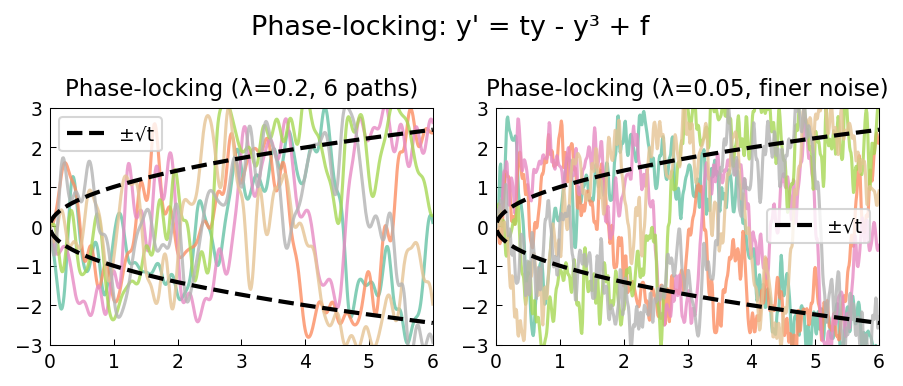

Python code for this plot:
"""Phase-locking in a Duffing-type equation.

Solves the bistable ODE y' = t*y - y^3 + f where f is a random function,
demonstrating phase-locking to one of two stable branches.

Following ode-random/PhaseLocking.m by Burrage & Trefethen (May 2017).

Original MATLAB: https://www.chebfun.org/examples/ode-random/PhaseLocking.html
"""

import matplotlib

matplotlib.use("Agg")
import os
import sys

import matplotlib.pyplot as plt
import numpy as np
from scipy.integrate import solve_ivp

sys.path.insert(0, os.path.join(os.path.dirname(__file__), '..', '..', 'src'))

import chebfunjax as cj
from chebfunjax.plotting import chebfun_style

chebfun_style()

def run():
    print("=" * 60)
    print("Phase-locking in a Duffing-type equation")
    print("=" * 60)

    print("\nODE: y' = t*y - y^3 + f")
    print("Fixed points of det. part: y=0, y=±sqrt(t)")
    print("For large t, noise is small compared to the gap → phase locking")

    domain = [0.0, 6.0]
    t_eval = np.linspace(0, 6, 600)
    t_coarse = np.linspace(0, 6, 1200)

    def solve_phase(lam, n_paths=6, seed_base=0):
        """Solve bistable ODE with random forcing."""
        paths = []
        for k in range(n_paths):
            f_fn = cj.randnfun(lam, domain=domain, seed=seed_base + k, big=True)
            f_coarse = f_fn(t_coarse)

            def rhs(t, y, fc=f_coarse):
                f_t = np.interp(t, t_coarse, fc)
                return [t * y[0] - y[0]**3 + f_t]

            sol = solve_ivp(rhs, [0, 6], [0.0], t_eval=t_eval,
                            method='RK45', rtol=1e-6, atol=1e-8,
                            max_step=0.02)
            paths.append(sol.y[0])
        return paths

    # lambda = 0.2
    print("\nSolving with lambda=0.2 (6 paths)...")
    paths_02 = solve_phase(0.2, n_paths=6, seed_base=0)

    # Count paths that locked to positive/negative branch
    y_final = np.array([p[-1] for p in paths_02])
    expected_pos = np.sqrt(6.0)  # stable point at t=6 is ±sqrt(6)
    n_pos = np.sum(y_final > 0.5 * expected_pos)
    n_neg = np.sum(y_final < -0.5 * expected_pos)
    print(f"  Positive branch: {n_pos} paths, negative branch: {n_neg} paths")
    print("  (Random due to random forcing, roughly 50/50)")

    # lambda = 0.05 (finer noise → faster locking)
    print("\nSolving with lambda=0.05 (6 paths)...")
    paths_005 = solve_phase(0.05, n_paths=6, seed_base=10)
    y_final_005 = np.array([p[-1] for p in paths_005])
    n_pos_005 = np.sum(y_final_005 > 0.5 * expected_pos)
    n_neg_005 = np.sum(y_final_005 < -0.5 * expected_pos)
    print(f"  Positive branch: {n_pos_005} paths, negative branch: {n_neg_005} paths")

    # Most paths should lock to one branch by t=6
    n_locked = n_pos + n_neg
    assert n_locked >= 4, f"Only {n_locked}/6 paths locked to a branch"
    print(f"\n  PASS: {n_locked}/6 paths locked to ±sqrt(t) branch")

    # Stable branches
    t_stab = t_eval[t_eval > 0]
    branch_pos = np.sqrt(t_stab)
    branch_neg = -np.sqrt(t_stab)

    # --- Plot ---
    _here = os.path.dirname(os.path.abspath(__file__))
    fig, axes = plt.subplots(1, 2)

    colors = plt.cm.Set2(np.linspace(0, 1, 6))
    for i, p in enumerate(paths_02):
        axes[0].plot(t_eval, p, color=colors[i], linewidth=1.5, alpha=0.8)
    axes[0].plot(t_stab, branch_pos, 'k--', linewidth=2, label='±√t')
    axes[0].plot(t_stab, branch_neg, 'k--', linewidth=2)
    axes[0].set_title("Phase-locking (λ=0.2, 6 paths)", fontsize=11)
    axes[0].legend(fontsize=9)
    axes[0].set_ylim([-3, 3])

    for i, p in enumerate(paths_005):
        axes[1].plot(t_eval, p, color=colors[i], linewidth=1.5, alpha=0.8)
    axes[1].plot(t_stab, branch_pos, 'k--', linewidth=2, label='±√t')
    axes[1].plot(t_stab, branch_neg, 'k--', linewidth=2)
    axes[1].set_title("Phase-locking (λ=0.05, finer noise)", fontsize=11)
    axes[1].legend(fontsize=9)
    axes[1].set_ylim([-3, 3])

    fig.suptitle("Phase-locking: y' = ty - y³ + f", fontsize=13)
    fig.tight_layout()
    fig.savefig(os.path.join(_here, "phase_locking.png"), dpi=150, bbox_inches="tight")
    plt.close(fig)

    print("\nAll checks passed.")
    return True

if __name__ == "__main__":
    run()
